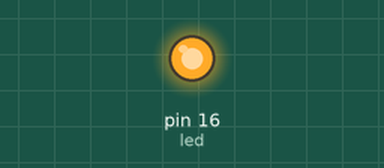
The program below on a simulated MicroPython board. Parts: output pins drawn as LEDs (lit = HIGH).

Above: at 0.1 s.
Timing chart, 0 to 1.6 s (numbered marks = the images above):
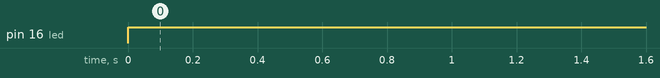

The program:

RaspberryPi.py
```python
from machine import Pin
import time

led = Pin(16, Pin.OUT)
sensor = Pin(15, Pin.IN)

try:
    while True:
        if sensor.value() == 1:
            led.value(0)  # Turn off LED
        else:
            led.value(1)  # Turn on LED
        time.sleep(0.1)  # Add a small delay to avoid excessive CPU usage
except Exception as e:
    print("An error occurred:", e)
```

Measured:
- by itself, pin 16 (led): LOW → HIGH at 0.00 s
